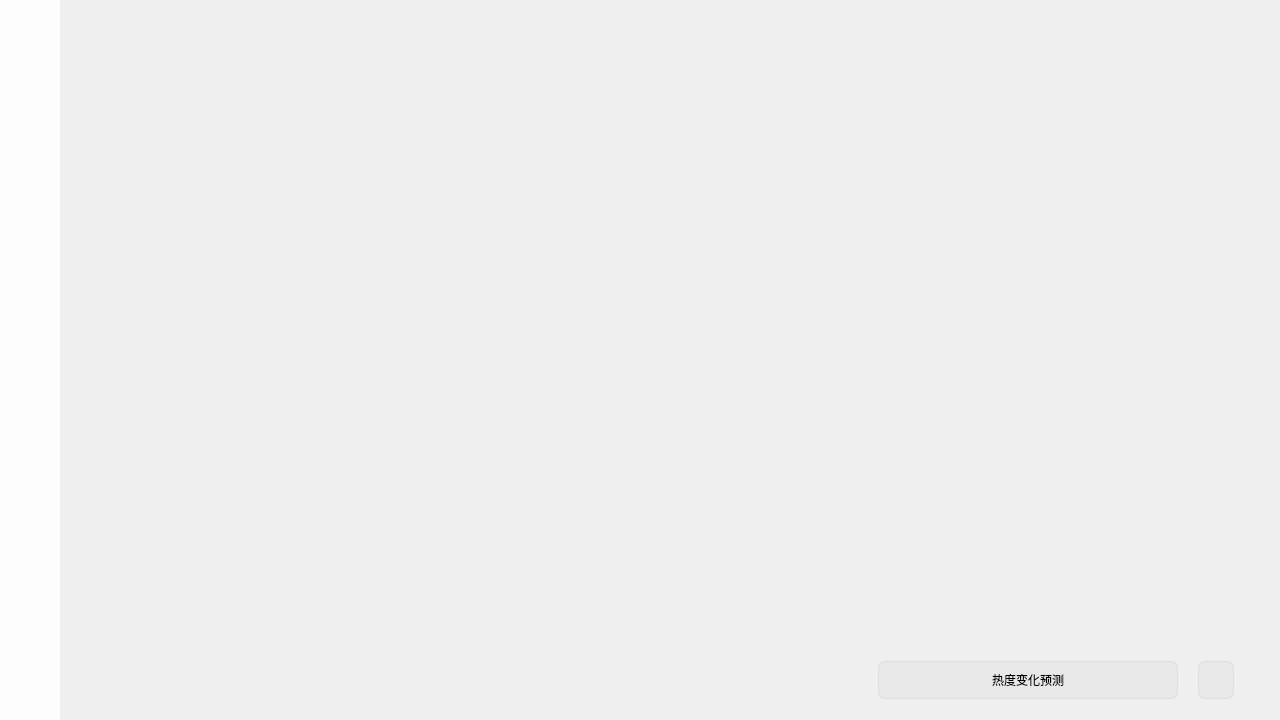
<?xml version="1.0" encoding="UTF-8"?>
<ui version="4.0">
 <class>MainWindow</class>
 <widget class="QMainWindow" name="MainWindow">
  <property name="geometry">
   <rect>
    <x>0</x>
    <y>0</y>
    <width>1280</width>
    <height>720</height>
   </rect>
  </property>
  <property name="minimumSize">
   <size>
    <width>1280</width>
    <height>720</height>
   </size>
  </property>
  <property name="font">
   <font>
    <family>等线</family>
    <pointsize>16</pointsize>
   </font>
  </property>
  <property name="windowTitle">
   <string>短视频推荐系统</string>
  </property>
  <property name="styleSheet">
   <string notr="true">/*SCROLLVERTICAL*/
QScrollBar:vertical {
    border: 6px solid rgb(0, 0, 0, 0);
    margin: 14px 0px 14px 0px;
    width: 16px;
}

QScrollBar:vertical:hover {
    border: 5px solid rgb(0, 0, 0, 0);
}

QScrollBar::handle:vertical {
    background-color: rgb(0, 0, 0, 110);
    border-radius: 2px;
    min-height: 25px;
}

QScrollBar::sub-line:vertical {
    image: url(:/icon/ScrollTop.png);
    subcontrol-position: top;
    subcontrol-origin: margin;
}

QScrollBar::sub-line:vertical:hover {
    image: url(:/icon/ScrollTopHover.png);
}

QScrollBar::sub-line:vertical:pressed {
    image: url(:/icon/ScrollTopPressed.png);
}

QScrollBar::add-line:vertical {
    image: url(:/icon/ScrollBottom.png);
    subcontrol-position: bottom;
    subcontrol-origin: margin;
}

QScrollBar::add-line:vertical:hover {
    image: url(:/icon/ScrollBottomHover.png);
}

QScrollBar::add-line:vertical:pressed {
    image: url(:/icon/ScrollBottomPressed.png);
}

QScrollBar::add-page:vertical, QScrollBar::sub-page:vertical {
    background: none;
}

/*SCROLLHORIZONTAL*/
QScrollBar:horizontal {
    border: 6px solid rgb(0, 0, 0, 0);
    margin: 0px 14px 0px 14px;
    height: 16px;
}

QScrollBar:horizontal:hover {
    border: 5px solid rgb(0, 0, 0, 0);
}

QScrollBar::handle:horizontal {
    background-color: rgb(0, 0, 0, 110);
    border-radius: 2px;
    min-width: 25px;
}

QScrollBar::sub-line:horizontal {
    image: url(:/icon/ScrollLeft.png);
    subcontrol-position: left;
    subcontrol-origin: margin;
}

QScrollBar::sub-line:horizontal:hover {
    image: url(:/icon/ScrollLeftHover.png);
}

QScrollBar::sub-line:horizontal:pressed {
    image: url(:/icon/ScrollLeftPressed.png);
}

QScrollBar::add-line:horizontal {
    image: url(:/icon/ScrollRight.png);
    subcontrol-position: right;
    subcontrol-origin: margin;
}

QScrollBar::add-line:horizontal:hover {
    image: url(:/icon/ScrollRightHover.png);
}

QScrollBar::add-line:horizontal:pressed {
    image: url(:/icon/ScrollRightPressed.png);
}

QScrollBar::add-page:horizontal, QScrollBar::sub-page:horizontal {
    background: none;
}

/*LISTWIDGET*/
QListView {
    background-color: transparent;
    border: 1.5px solid rgb(0, 0, 0, 13);
    border-radius: 5px;
    outline: 0;
    padding-right: 5px;
}

QListView::item {
    padding: 7px;
    margin-top: 3px;
}

QListView::item:selected {
    color: rgb(0, 0, 0);
    background-color: rgb(0, 0, 0, 7);
    border-radius: 5px;
    margin-bottom: 3px;
    padding-left: 0px;
}

QListView::item:!selected:hover {
    background-color: rgb(0, 0, 0, 13);
    border-radius: 5px;
    margin-bottom: 3px;
    padding-left: 0px;
}

/*COMBOBOX*/
QComboBox {
    background-color: rgb(0, 0, 0, 7);
    border: 1px solid rgb(0, 0, 0, 13);
    border-radius: 5px;
    padding-left: 10px;
    min-height: 38px;
    max-height: 38px;
}

QComboBox:hover {
    background-color: rgb(0, 0, 0, 13);
    border: 1px solid rgb(0, 0, 0, 13);
}

QComboBox::pressed {
    border: 1px solid rgb(0, 0, 0, 10);
}

QComboBox::down-arrow {
    image: url(:/icon/ComboBox.png);
}

QComboBox::drop-down {
    background-color: transparent;
    min-width: 50px;
}

QComboBox:disabled {
    color: rgb(0, 0, 0, 110);
    background-color: rgb(0, 0, 0, 13);
    border: 1px solid rgb(0, 0, 0, 5);
}

QComboBox::down-arrow:disabled {
    image: url(:/icon/ComboBoxDisabled.png);
}</string>
  </property>
  <widget class="QWidget" name="centralwidget">
   <property name="minimumSize">
    <size>
     <width>1280</width>
     <height>720</height>
    </size>
   </property>
   <property name="styleSheet">
    <string notr="true"/>
   </property>
   <widget class="QWidget" name="sidebar" native="true">
    <property name="geometry">
     <rect>
      <x>0</x>
      <y>0</y>
      <width>60</width>
      <height>720</height>
     </rect>
    </property>
    <property name="maximumSize">
     <size>
      <width>200</width>
      <height>16777215</height>
     </size>
    </property>
    <property name="styleSheet">
     <string notr="true">background-color: rgba(255, 255, 255, 216);</string>
    </property>
    <widget class="QPushButton" name="foldBtn">
     <property name="geometry">
      <rect>
       <x>10</x>
       <y>20</y>
       <width>40</width>
       <height>40</height>
      </rect>
     </property>
     <property name="styleSheet">
      <string notr="true">QPushButton
{
background-color: transparent;
border-radius:31px;
border-image: url(:/icon/unfold.png)
}

QPushButton:pressed
{
border-image: url(:/icon/unfold_selected.png)
}</string>
     </property>
     <property name="text">
      <string/>
     </property>
    </widget>
    <widget class="QPushButton" name="analyzeBtn">
     <property name="geometry">
      <rect>
       <x>10</x>
       <y>220</y>
       <width>40</width>
       <height>40</height>
      </rect>
     </property>
     <property name="styleSheet">
      <string notr="true">QPushButton
{
background-color: transparent;
border-radius:31px;
border-image: url(:/icon/analyze.png)
}

QPushButton:pressed
{
border-image: url(:/icon/analyze_selected.png)
}</string>
     </property>
     <property name="text">
      <string/>
     </property>
    </widget>
    <widget class="QPushButton" name="videoBtn">
     <property name="geometry">
      <rect>
       <x>10</x>
       <y>120</y>
       <width>40</width>
       <height>40</height>
      </rect>
     </property>
     <property name="styleSheet">
      <string notr="true">QPushButton
{
background-color: transparent;
border-radius:31px;
border-image: url(:/icon/video.png)
}

QPushButton:pressed
{
border-image: url(:/icon/video_selected.png)
}</string>
     </property>
     <property name="text">
      <string/>
     </property>
    </widget>
    <widget class="QPushButton" name="homeBtn">
     <property name="geometry">
      <rect>
       <x>10</x>
       <y>70</y>
       <width>40</width>
       <height>40</height>
      </rect>
     </property>
     <property name="styleSheet">
      <string notr="true">QPushButton
{
background-color: transparent;
border-radius:31px;
border-image: url(:/icon/home.png)
}

QPushButton:pressed
{
border-image: url(:/icon/home_selected.png)
}</string>
     </property>
     <property name="text">
      <string/>
     </property>
    </widget>
    <widget class="QPushButton" name="userBtn">
     <property name="geometry">
      <rect>
       <x>10</x>
       <y>170</y>
       <width>40</width>
       <height>40</height>
      </rect>
     </property>
     <property name="styleSheet">
      <string notr="true">QPushButton
{
background-color: transparent;
border-radius:31px;
border-image: url(:/icon/user.png)
}

QPushButton:pressed
{
border-image: url(:/icon/user_selected.png)
}</string>
     </property>
     <property name="text">
      <string/>
     </property>
    </widget>
    <widget class="QLabel" name="analyzeLabel">
     <property name="geometry">
      <rect>
       <x>60</x>
       <y>220</y>
       <width>80</width>
       <height>40</height>
      </rect>
     </property>
     <property name="font">
      <font>
       <family>阿里巴巴普惠体 2.0 55 Regular</family>
       <pointsize>10</pointsize>
       <bold>false</bold>
      </font>
     </property>
     <property name="styleSheet">
      <string notr="true">background-color: transparent;</string>
     </property>
     <property name="text">
      <string>聚类分析</string>
     </property>
    </widget>
    <widget class="QLabel" name="videoLabel">
     <property name="geometry">
      <rect>
       <x>60</x>
       <y>120</y>
       <width>80</width>
       <height>40</height>
      </rect>
     </property>
     <property name="font">
      <font>
       <family>阿里巴巴普惠体 2.0 55 Regular</family>
       <pointsize>10</pointsize>
       <bold>false</bold>
      </font>
     </property>
     <property name="styleSheet">
      <string notr="true">background-color: transparent;</string>
     </property>
     <property name="text">
      <string>视频总览</string>
     </property>
    </widget>
    <widget class="QLabel" name="userLabel">
     <property name="geometry">
      <rect>
       <x>60</x>
       <y>170</y>
       <width>80</width>
       <height>40</height>
      </rect>
     </property>
     <property name="font">
      <font>
       <family>阿里巴巴普惠体 2.0 55 Regular</family>
       <pointsize>10</pointsize>
       <bold>false</bold>
      </font>
     </property>
     <property name="styleSheet">
      <string notr="true">background-color: transparent;</string>
     </property>
     <property name="text">
      <string>用户总览</string>
     </property>
     <property name="wordWrap">
      <bool>true</bool>
     </property>
    </widget>
    <widget class="QLabel" name="homeLabel">
     <property name="geometry">
      <rect>
       <x>60</x>
       <y>70</y>
       <width>80</width>
       <height>40</height>
      </rect>
     </property>
     <property name="font">
      <font>
       <family>阿里巴巴普惠体 2.0 55 Regular</family>
       <pointsize>10</pointsize>
       <bold>false</bold>
      </font>
     </property>
     <property name="styleSheet">
      <string notr="true">background-color: transparent;</string>
     </property>
     <property name="text">
      <string>首页</string>
     </property>
    </widget>
   </widget>
   <widget class="QStackedWidget" name="stackedWidget">
    <property name="geometry">
     <rect>
      <x>59</x>
      <y>0</y>
      <width>1221</width>
      <height>720</height>
     </rect>
    </property>
    <property name="currentIndex">
     <number>1</number>
    </property>
    <widget class="QWidget" name="page_3">
     <widget class="QWidget" name="home" native="true">
      <property name="geometry">
       <rect>
        <x>0</x>
        <y>0</y>
        <width>1220</width>
        <height>720</height>
       </rect>
      </property>
      <property name="styleSheet">
       <string notr="true">background-color: transparent;</string>
      </property>
      <widget class="QWidget" name="gridLayoutWidget">
       <property name="geometry">
        <rect>
         <x>0</x>
         <y>0</y>
         <width>1221</width>
         <height>721</height>
        </rect>
       </property>
       <layout class="QGridLayout" name="gridLayout" rowstretch="0" columnstretch="0">
        <property name="leftMargin">
         <number>40</number>
        </property>
        <property name="topMargin">
         <number>115</number>
        </property>
        <property name="rightMargin">
         <number>40</number>
        </property>
        <property name="bottomMargin">
         <number>115</number>
        </property>
        <property name="horizontalSpacing">
         <number>20</number>
        </property>
        <property name="verticalSpacing">
         <number>42</number>
        </property>
       </layout>
      </widget>
      <widget class="QWidget" name="verticalLayoutWidget">
       <property name="geometry">
        <rect>
         <x>1130</x>
         <y>630</y>
         <width>71</width>
         <height>74</height>
        </rect>
       </property>
       <layout class="QVBoxLayout" name="verticalLayout_5">
        <item>
         <widget class="QPushButton" name="refreshBtn">
          <property name="styleSheet">
           <string notr="true">QPushButton {
    background-color: rgb(0, 0, 0, 7);
    border: 1px solid rgb(0, 0, 0, 13);
    border-radius: 7px;
    min-height: 70px;
    max-height: 70px;
	border-image: url(:/icon/refresh.png)
}

QPushButton:hover {
    background-color: rgb(0, 0, 0, 10);
    border: 1px solid rgb(0, 0, 0, 13);
}

QPushButton::pressed {
    color: rgb(0, 0, 0, 150);
}

QPushButton::disabled {
    color: rgb(0, 0, 0, 110);
    background-color: rgb(0, 0, 0, 13);
    border: 1px solid rgb(0, 0, 0, 5);
}</string>
          </property>
          <property name="text">
           <string/>
          </property>
         </widget>
        </item>
       </layout>
      </widget>
      <widget class="QLabel" name="home_label">
       <property name="geometry">
        <rect>
         <x>260</x>
         <y>10</y>
         <width>700</width>
         <height>95</height>
        </rect>
       </property>
       <property name="font">
        <font>
         <family>阿里巴巴普惠体 2.0 65 Medium</family>
         <pointsize>12</pointsize>
        </font>
       </property>
       <property name="text">
        <string>TextLabel</string>
       </property>
       <property name="alignment">
        <set>Qt::AlignCenter</set>
       </property>
      </widget>
      <widget class="QComboBox" name="user_comboBox">
       <property name="geometry">
        <rect>
         <x>980</x>
         <y>40</y>
         <width>150</width>
         <height>40</height>
        </rect>
       </property>
       <property name="font">
        <font>
         <family>阿里巴巴普惠体 2.0 55 Regular</family>
         <pointsize>10</pointsize>
        </font>
       </property>
      </widget>
     </widget>
    </widget>
    <widget class="QWidget" name="page_4">
     <widget class="QWidget" name="video" native="true">
      <property name="geometry">
       <rect>
        <x>-1</x>
        <y>0</y>
        <width>1221</width>
        <height>720</height>
       </rect>
      </property>
      <property name="styleSheet">
       <string notr="true">background-color: transparent;</string>
      </property>
      <widget class="QWidget" name="gridLayoutWidget_3">
       <property name="geometry">
        <rect>
         <x>0</x>
         <y>120</y>
         <width>1221</width>
         <height>601</height>
        </rect>
       </property>
       <layout class="QGridLayout" name="gridLayout_video_main" rowstretch="0" columnstretch="0">
        <property name="leftMargin">
         <number>40</number>
        </property>
        <property name="topMargin">
         <number>35</number>
        </property>
        <property name="rightMargin">
         <number>40</number>
        </property>
        <property name="bottomMargin">
         <number>80</number>
        </property>
        <property name="horizontalSpacing">
         <number>20</number>
        </property>
        <property name="verticalSpacing">
         <number>42</number>
        </property>
       </layout>
      </widget>
      <widget class="QWidget" name="gridLayoutWidget_4">
       <property name="geometry">
        <rect>
         <x>0</x>
         <y>0</y>
         <width>1221</width>
         <height>121</height>
        </rect>
       </property>
       <layout class="QGridLayout" name="gridLayout_video_button">
        <property name="leftMargin">
         <number>40</number>
        </property>
        <property name="topMargin">
         <number>20</number>
        </property>
        <property name="rightMargin">
         <number>40</number>
        </property>
        <property name="bottomMargin">
         <number>0</number>
        </property>
        <property name="horizontalSpacing">
         <number>15</number>
        </property>
        <property name="verticalSpacing">
         <number>20</number>
        </property>
       </layout>
      </widget>
      <widget class="QWidget" name="verticalLayoutWidget_3">
       <property name="geometry">
        <rect>
         <x>1140</x>
         <y>660</y>
         <width>41</width>
         <height>41</height>
        </rect>
       </property>
       <layout class="QVBoxLayout" name="verticalLayout_7">
        <item>
         <widget class="QPushButton" name="refreshBtn_video">
          <property name="minimumSize">
           <size>
            <width>36</width>
            <height>38</height>
           </size>
          </property>
          <property name="maximumSize">
           <size>
            <width>36</width>
            <height>38</height>
           </size>
          </property>
          <property name="styleSheet">
           <string notr="true">QPushButton {
    background-color: rgb(0, 0, 0, 7);
    border: 1px solid rgb(0, 0, 0, 13);
    border-radius: 7px;
    min-height: 36px;
    max-height: 36px;
	border-image: url(:/icon/refresh.png)
}

QPushButton:hover {
    background-color: rgb(0, 0, 0, 10);
    border: 1px solid rgb(0, 0, 0, 13);
}

QPushButton::pressed {
    color: rgb(0, 0, 0, 150);
}

QPushButton::disabled {
    color: rgb(0, 0, 0, 110);
    background-color: rgb(0, 0, 0, 13);
    border: 1px solid rgb(0, 0, 0, 5);
}</string>
          </property>
          <property name="text">
           <string/>
          </property>
         </widget>
        </item>
       </layout>
      </widget>
      <widget class="QPushButton" name="predict_btn">
       <property name="geometry">
        <rect>
         <x>820</x>
         <y>661</y>
         <width>300</width>
         <height>38</height>
        </rect>
       </property>
       <property name="minimumSize">
        <size>
         <width>36</width>
         <height>38</height>
        </size>
       </property>
       <property name="maximumSize">
        <size>
         <width>300</width>
         <height>38</height>
        </size>
       </property>
       <property name="font">
        <font>
         <family>阿里巴巴普惠体 2.0 55 Regular</family>
         <pointsize>9</pointsize>
        </font>
       </property>
       <property name="styleSheet">
        <string notr="true">QPushButton {
    background-color: rgb(0, 0, 0, 7);
    border: 1px solid rgb(0, 0, 0, 13);
    border-radius: 7px;
    min-height: 36px;
    max-height: 36px;
}

QPushButton:hover {
    background-color: rgb(0, 0, 0, 10);
    border: 1px solid rgb(0, 0, 0, 13);
}

QPushButton::pressed {
    color: rgb(0, 0, 0, 150);
}

QPushButton::disabled {
    color: rgb(0, 0, 0, 110);
    background-color: rgb(0, 0, 0, 13);
    border: 1px solid rgb(0, 0, 0, 5);
}</string>
       </property>
       <property name="text">
        <string>热度变化预测</string>
       </property>
      </widget>
     </widget>
    </widget>
    <widget class="QWidget" name="page">
     <widget class="QListView" name="listView_user">
      <property name="geometry">
       <rect>
        <x>40</x>
        <y>70</y>
        <width>190</width>
        <height>600</height>
       </rect>
      </property>
     </widget>
     <widget class="QListView" name="listView_video">
      <property name="geometry">
       <rect>
        <x>300</x>
        <y>70</y>
        <width>600</width>
        <height>600</height>
       </rect>
      </property>
     </widget>
     <widget class="QListView" name="listView_similar">
      <property name="geometry">
       <rect>
        <x>970</x>
        <y>70</y>
        <width>190</width>
        <height>600</height>
       </rect>
      </property>
     </widget>
     <widget class="QLabel" name="user_label">
      <property name="geometry">
       <rect>
        <x>40</x>
        <y>20</y>
        <width>191</width>
        <height>41</height>
       </rect>
      </property>
      <property name="font">
       <font>
        <family>阿里巴巴普惠体 2.0 65 Medium</family>
        <pointsize>12</pointsize>
       </font>
      </property>
      <property name="text">
       <string>用户列表</string>
      </property>
      <property name="alignment">
       <set>Qt::AlignCenter</set>
      </property>
     </widget>
     <widget class="QLabel" name="similar_label">
      <property name="geometry">
       <rect>
        <x>970</x>
        <y>20</y>
        <width>191</width>
        <height>41</height>
       </rect>
      </property>
      <property name="font">
       <font>
        <family>阿里巴巴普惠体 2.0 65 Medium</family>
        <pointsize>12</pointsize>
       </font>
      </property>
      <property name="text">
       <string>相似用户</string>
      </property>
      <property name="alignment">
       <set>Qt::AlignCenter</set>
      </property>
     </widget>
     <widget class="QLabel" name="video_label">
      <property name="geometry">
       <rect>
        <x>300</x>
        <y>20</y>
        <width>601</width>
        <height>41</height>
       </rect>
      </property>
      <property name="font">
       <font>
        <family>阿里巴巴普惠体 2.0 65 Medium</family>
        <pointsize>12</pointsize>
       </font>
      </property>
      <property name="text">
       <string>用户观看视频列表</string>
      </property>
      <property name="alignment">
       <set>Qt::AlignCenter</set>
      </property>
     </widget>
     <widget class="QLabel" name="user_count_label">
      <property name="geometry">
       <rect>
        <x>40</x>
        <y>670</y>
        <width>191</width>
        <height>41</height>
       </rect>
      </property>
      <property name="font">
       <font>
        <family>阿里巴巴普惠体 2.0 55 Regular</family>
        <pointsize>12</pointsize>
       </font>
      </property>
      <property name="text">
       <string>用户总数：10000</string>
      </property>
      <property name="alignment">
       <set>Qt::AlignCenter</set>
      </property>
     </widget>
     <widget class="QLabel" name="video_count_label">
      <property name="geometry">
       <rect>
        <x>300</x>
        <y>670</y>
        <width>601</width>
        <height>41</height>
       </rect>
      </property>
      <property name="font">
       <font>
        <family>阿里巴巴普惠体 2.0 55 Regular</family>
        <pointsize>12</pointsize>
       </font>
      </property>
      <property name="text">
       <string/>
      </property>
      <property name="alignment">
       <set>Qt::AlignCenter</set>
      </property>
     </widget>
     <widget class="QLabel" name="similar_count_label">
      <property name="geometry">
       <rect>
        <x>970</x>
        <y>670</y>
        <width>191</width>
        <height>41</height>
       </rect>
      </property>
      <property name="font">
       <font>
        <family>阿里巴巴普惠体 2.0 55 Regular</family>
        <pointsize>12</pointsize>
       </font>
      </property>
      <property name="text">
       <string/>
      </property>
      <property name="alignment">
       <set>Qt::AlignCenter</set>
      </property>
     </widget>
    </widget>
    <widget class="QWidget" name="page_2">
     <widget class="QListView" name="listView_cluster_detail">
      <property name="geometry">
       <rect>
        <x>380</x>
        <y>95</y>
        <width>700</width>
        <height>550</height>
       </rect>
      </property>
     </widget>
     <widget class="QListView" name="listView_cluster">
      <property name="geometry">
       <rect>
        <x>120</x>
        <y>95</y>
        <width>190</width>
        <height>550</height>
       </rect>
      </property>
     </widget>
     <widget class="QPushButton" name="video_cluster_btn">
      <property name="geometry">
       <rect>
        <x>340</x>
        <y>20</y>
        <width>201</width>
        <height>50</height>
       </rect>
      </property>
      <property name="minimumSize">
       <size>
        <width>36</width>
        <height>38</height>
       </size>
      </property>
      <property name="maximumSize">
       <size>
        <width>300</width>
        <height>52</height>
       </size>
      </property>
      <property name="font">
       <font>
        <family>阿里巴巴普惠体 2.0 55 Regular</family>
        <pointsize>10</pointsize>
       </font>
      </property>
      <property name="styleSheet">
       <string notr="true">QPushButton {
    background-color: rgb(0, 0, 0, 7);
    border: 1px solid rgb(0, 0, 0, 13);
    border-radius: 7px;
    min-height: 36px;
    max-height: 50px;
}

QPushButton:hover {
    background-color: rgb(0, 0, 0, 10);
    border: 1px solid rgb(0, 0, 0, 13);
}

QPushButton::pressed {
    color: rgb(0, 0, 0, 150);
}

QPushButton::disabled {
    color: rgb(0, 0, 0, 110);
    background-color: rgb(0, 0, 0, 13);
    border: 1px solid rgb(0, 0, 0, 5);
}</string>
      </property>
      <property name="text">
       <string>视频聚类分析</string>
      </property>
     </widget>
     <widget class="QPushButton" name="user_cluster_btn">
      <property name="geometry">
       <rect>
        <x>680</x>
        <y>20</y>
        <width>201</width>
        <height>50</height>
       </rect>
      </property>
      <property name="minimumSize">
       <size>
        <width>36</width>
        <height>38</height>
       </size>
      </property>
      <property name="maximumSize">
       <size>
        <width>300</width>
        <height>52</height>
       </size>
      </property>
      <property name="font">
       <font>
        <family>阿里巴巴普惠体 2.0 55 Regular</family>
        <pointsize>10</pointsize>
       </font>
      </property>
      <property name="styleSheet">
       <string notr="true">QPushButton {
    background-color: rgb(0, 0, 0, 7);
    border: 1px solid rgb(0, 0, 0, 13);
    border-radius: 7px;
    min-height: 36px;
    max-height: 50px;
}

QPushButton:hover {
    background-color: rgb(0, 0, 0, 10);
    border: 1px solid rgb(0, 0, 0, 13);
}

QPushButton::pressed {
    color: rgb(0, 0, 0, 150);
}

QPushButton::disabled {
    color: rgb(0, 0, 0, 110);
    background-color: rgb(0, 0, 0, 13);
    border: 1px solid rgb(0, 0, 0, 5);
}</string>
      </property>
      <property name="text">
       <string>用户聚类分析</string>
      </property>
     </widget>
    </widget>
   </widget>
   <zorder>stackedWidget</zorder>
   <zorder>sidebar</zorder>
  </widget>
 </widget>
 <resources>
  <include location="resources.qrc"/>
 </resources>
 <connections>
  <connection>
   <sender>foldBtn</sender>
   <signal>clicked()</signal>
   <receiver>MainWindow</receiver>
   <slot>onExpandClicked()</slot>
   <hints>
    <hint type="sourcelabel">
     <x>27</x>
     <y>48</y>
    </hint>
    <hint type="destinationlabel">
     <x>209</x>
     <y>115</y>
    </hint>
   </hints>
  </connection>
  <connection>
   <sender>refreshBtn</sender>
   <signal>clicked()</signal>
   <receiver>MainWindow</receiver>
   <slot>home_init()</slot>
   <hints>
    <hint type="sourcelabel">
     <x>1358</x>
     <y>661</y>
    </hint>
    <hint type="destinationlabel">
     <x>1207</x>
     <y>643</y>
    </hint>
   </hints>
  </connection>
  <connection>
   <sender>homeBtn</sender>
   <signal>clicked()</signal>
   <receiver>MainWindow</receiver>
   <slot>home_show()</slot>
   <hints>
    <hint type="sourcelabel">
     <x>39</x>
     <y>85</y>
    </hint>
    <hint type="destinationlabel">
     <x>108</x>
     <y>102</y>
    </hint>
   </hints>
  </connection>
  <connection>
   <sender>videoBtn</sender>
   <signal>clicked()</signal>
   <receiver>MainWindow</receiver>
   <slot>video_show()</slot>
   <hints>
    <hint type="sourcelabel">
     <x>38</x>
     <y>193</y>
    </hint>
    <hint type="destinationlabel">
     <x>107</x>
     <y>194</y>
    </hint>
   </hints>
  </connection>
  <connection>
   <sender>userBtn</sender>
   <signal>clicked()</signal>
   <receiver>MainWindow</receiver>
   <slot>user_show()</slot>
   <hints>
    <hint type="sourcelabel">
     <x>28</x>
     <y>201</y>
    </hint>
    <hint type="destinationlabel">
     <x>110</x>
     <y>210</y>
    </hint>
   </hints>
  </connection>
  <connection>
   <sender>analyzeBtn</sender>
   <signal>clicked()</signal>
   <receiver>MainWindow</receiver>
   <slot>analyze_show()</slot>
   <hints>
    <hint type="sourcelabel">
     <x>36</x>
     <y>241</y>
    </hint>
    <hint type="destinationlabel">
     <x>101</x>
     <y>250</y>
    </hint>
   </hints>
  </connection>
  <connection>
   <sender>predict_btn</sender>
   <signal>clicked()</signal>
   <receiver>MainWindow</receiver>
   <slot>predict_video()</slot>
   <hints>
    <hint type="sourcelabel">
     <x>1092</x>
     <y>683</y>
    </hint>
    <hint type="destinationlabel">
     <x>639</x>
     <y>359</y>
    </hint>
   </hints>
  </connection>
  <connection>
   <sender>video_cluster_btn</sender>
   <signal>clicked()</signal>
   <receiver>MainWindow</receiver>
   <slot>video_cluster()</slot>
   <hints>
    <hint type="sourcelabel">
     <x>599</x>
     <y>33</y>
    </hint>
    <hint type="destinationlabel">
     <x>639</x>
     <y>359</y>
    </hint>
   </hints>
  </connection>
  <connection>
   <sender>user_cluster_btn</sender>
   <signal>clicked()</signal>
   <receiver>MainWindow</receiver>
   <slot>user_cluster()</slot>
   <hints>
    <hint type="sourcelabel">
     <x>939</x>
     <y>33</y>
    </hint>
    <hint type="destinationlabel">
     <x>639</x>
     <y>359</y>
    </hint>
   </hints>
  </connection>
  <connection>
   <sender>refreshBtn_video</sender>
   <signal>clicked()</signal>
   <receiver>MainWindow</receiver>
   <slot>refresh_video_btn_clicked()</slot>
   <hints>
    <hint type="sourcelabel">
     <x>1216</x>
     <y>679</y>
    </hint>
    <hint type="destinationlabel">
     <x>639</x>
     <y>359</y>
    </hint>
   </hints>
  </connection>
 </connections>
 <slots>
  <slot>onExpandClicked()</slot>
  <slot>home_init()</slot>
  <slot>home_show()</slot>
  <slot>video_show()</slot>
  <slot>user_show()</slot>
  <slot>analyze_show()</slot>
  <slot>predict_video()</slot>
  <slot>video_cluster()</slot>
  <slot>user_cluster()</slot>
  <slot>refresh_video_btn_clicked()</slot>
 </slots>
</ui>
